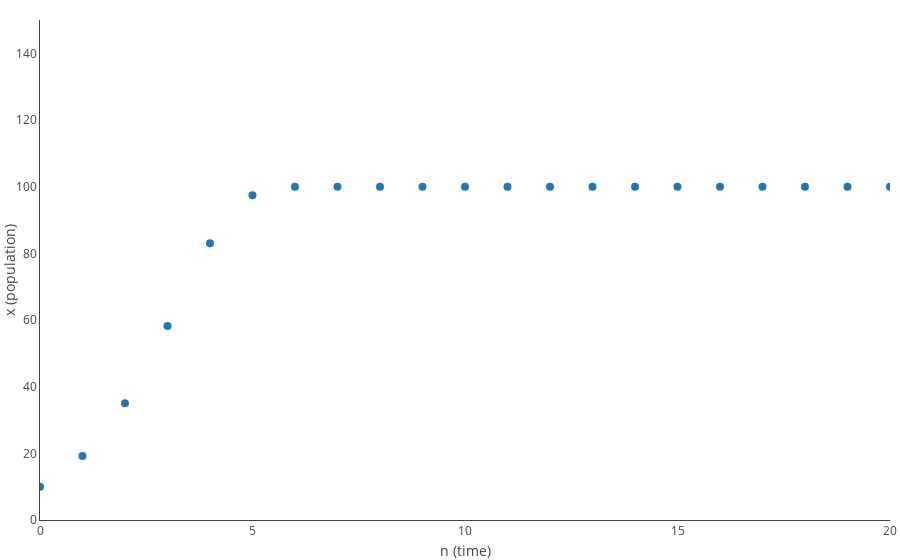

Notebook code cell kept with this figure:
### Markdown cell above
### Better yet, plot them!

### Code cell
initial_state = 10
state_list = [initial_state]
for n in range(20):
    next_state = f(state_list[-1])
    state_list.append(next_state)

n_list = list(range(len(state_list)))
points = np.array((n_list, state_list)).transpose()

figure, plot = plt.make_figure()
plot.axes_ranges((0, 20), (0, 150))
plot.axes_labels("n (time)", "x (population)")
plot.population = plt.points(points, showlegend=False)
figure

### Figure 1 — Plotly figure (JSON) as saved in the notebook; plotly's stock layout.template omitted (floating-point values rounded to 4 significant figures)
{"data": [{"marker": {"size": 8}, "mode": "markers", "showlegend": false, "type": "scatter", "x": [0, 1, 2, 3, 4, 5, 6, 7, 8, 9, 10, 11, 12, 13, 14, 15, 16, 17, 18, 19, 20], "xaxis": "x", "y": [10, 19.18, 34.99, 58.19, 83.01, 97.4, 99.98, 100.0, 100.0, 100.0, 100.0, 100.0, 100.0, 100.0, 100, 100, 100, 100, 100, 100, 100], "yaxis": "y"}], "layout": {"xaxis": {"anchor": "y", "domain": [0, 1], "range": [0, 20], "title": {"text": "n (time)"}}, "yaxis": {"anchor": "x", "domain": [0, 1], "range": [0, 150], "title": {"text": "x (population)"}}}}
